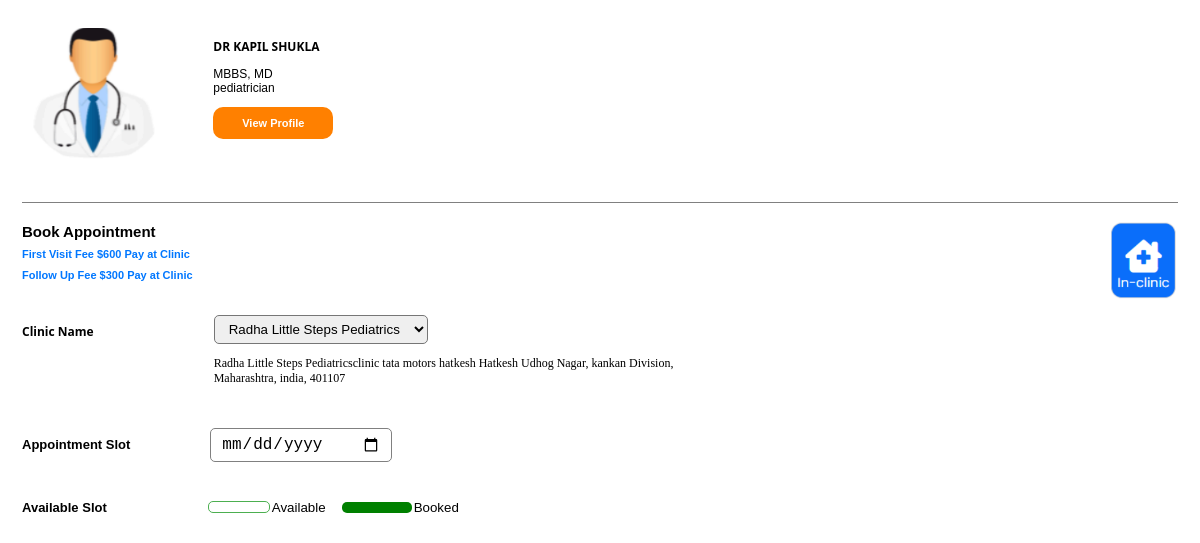
The page / on the database its author committed.
### tables this page shows
CREATE TABLE `doctors` (
  `doctor_id` int(11) NOT NULL,
  `name` varchar(100) NOT NULL,
  `image` varchar(100) NOT NULL,
  `description` text NOT NULL
);

CREATE TABLE `fees` (
  `id` int(11) NOT NULL,
  `first_visit_fee` varchar(100) DEFAULT NULL,
  `follow_up_fee` varchar(100) DEFAULT NULL
);

CREATE TABLE `clinics` (
  `id` int(11) NOT NULL,
  `name` varchar(100) DEFAULT NULL,
  `address` varchar(255) DEFAULT NULL
);

### index.php (the view, shortened to what this page needs)
<?php
include 'db.php';
$result_doctors = $pdo->query("SELECT * FROM doctors");
$result_fees = $pdo->query("SELECT * FROM fees");
$selectedClinicId = $_POST['clinic_name'] ?? null;
if (!$selectedClinicId) {
  $row = $pdo->query("SELECT id FROM clinics LIMIT 1")->fetch();
  $selectedClinicId = $row ? $row['id'] : null;
}
$selectedClinicRow = null;
if ($selectedClinicId) {
  $stmt = $pdo->prepare("SELECT * FROM clinics WHERE id = ?");
  $stmt->execute([$selectedClinicId]);
  $selectedClinicRow = $stmt->fetch(PDO::FETCH_ASSOC);
}
?>
<!DOCTYPE html>
<html>
<head>
</head>
<body>
  <?php while ($row = $result_doctors->fetch(PDO::FETCH_ASSOC)): ?>
    <div class="doctor-card">
      <img class='img' src="images/<?= htmlspecialchars($row['image'] ?? 'default.jpg') ?>" alt="<?= htmlspecialchars($row['name'] ?? 'Doctor') ?>">
     <div>
      <h2 class='text'><?= htmlspecialchars($row['name'] ?? 'No Name') ?></h2>
      <p class='text_p'><?= htmlspecialchars($row['description'] ?? 'No Description') ?></p>
      <button class='button'>View Profile</button>
    </div>
    </div>
  <?php endwhile; ?>
  <h1 class='text_h1'>Book Appointment</h1>
  <?php while ($row = $result_fees->fetch(PDO::FETCH_ASSOC)): ?>
    <div class="fee-card">
     <div>
      <h2 class='fee'><?= htmlspecialchars($row['first_visit_fee'] ?? 'No Name') ?></h2>
      <h2 class='fee'><?= htmlspecialchars($row['follow_up_fee'] ?? 'No Description') ?></h2>
    </div>
      <img class='img' src="images/<?= htmlspecialchars('logo.png') ?>" alt="<?= htmlspecialchars('logo') ?>">
    </div>
  <?php endwhile; ?>
  <form method="post">
  <div class='doctor-clinic'>
    <h1 class='text'>Clinic Name</h1>
    <div>
    <select class='select' name="clinic_name" onchange="this.form.submit()">
      <?php
      $result_clinics = $pdo->query("SELECT * FROM clinics");
      $default_clinic_id = null;
      while ($row = $result_clinics->fetch(PDO::FETCH_ASSOC)):
        if (!$default_clinic_id) {
          $default_clinic_id = $row['id'];
        }
        $selectedClinicId = $_POST['clinic_name'] ?? $default_clinic_id;
        $selected = ($selectedClinicId == $row['id']) ? 'selected' : '';
      ?>
        <option value="<?= $row['id'] ?>" <?= $selected ?>>
          <?= htmlspecialchars($row['name']) ?>
        </option>
      <?php endwhile; ?>
    </select>
     <?php if ($selectedClinicRow): ?>
  <p class='select_text'><?= htmlspecialchars($selectedClinicRow['name']) ?><?= htmlspecialchars($selectedClinicRow['address']) ?></p>
<?php endif; ?>
  </div>
  </div>
</form>
<form method="post">
  <div class='doctor-slot'>
    <h1 class='text_card'>Appointment Slot</h1>
    <input type="date" name="date" class="date-select" required>
     </div>
  <br/>
 <?php
$slotBookedConfirmed = false;
?>
  <div class='doctor-slots'>
    <h1 class='text_card'>Available Slot</h1>
    <div>
    <button class='button_slot' type="submit"><span class='available'></span> Available</button>
   <button class='button_book' type="button">
      <span class='<?= $slotBookedConfirmed ? 'booked-gray' : 'booked-green' ?>'></span> Booked
   </button>
    </div>
  </div>
  </form>
</body>
</html>

### index.php (style rules this page uses)
@media (min-width: 378px) { .doctor-card { display:inline-flex; gap: 10px; } }
@media (min-width: 378px) { .doctor-slot { display:inline-flex; gap: 10px; flex-wrap: nowrap; margin-top: 20px; align-items:center; } }
@media (min-width: 378px) { .doctor-slots { display:inline-flex; gap: 10px; flex-wrap: nowrap; margin-top: 20px; align-items:center; } }
@media (min-width: 378px) { .doctor-clinic { display:inline-flex; gap: 20px; flex-wrap: nowrap; } }
@media (min-width: 378px) { .fee-card { display:flex; flex-direction: row; margin-top: -25px; justify-content:space-between; align-items:center; } }
@media (min-width: 378px) { select { border-radius: 5px; padding: 5px 10px; } }
@media (min-width: 378px) { .select_text { color: black; font-size:12px; width: 500px; } }
@media (min-width: 378px) { .doctor-card .img { width: 50%; height: 150px; object-fit: cover; border-radius: 10px 10px 0 0; } }
@media (min-width: 378px) { .fee-card .img { width: 70px; height: 100px; object-fit: cover; border-radius: 10px 10px 0 0; } }
@media (min-width: 378px) { .text_h1 { font-size: 15px; margin-top: 15px; font-family: sans-serif; } }
@media (min-width: 378px) { .text { font-size: 12px; font-family: 'Segoe UI', Tahoma, Geneva, Verdana, sans-serif; } }
@media (min-width: 378px) { .text_p { font-size: 12px; font-family: sans-serif; } }
@media (min-width: 378px) { .button { background-color: rgb(255, 128, 0); color: white; font-weight: bold; font-size: 11px; width: 120px; padding: 10px; border: none; border-radius: 10px; } }
@media (min-width: 378px) { .date-select { padding: 6px 10px; font-size: 16px; border-radius: 5px; border: 1px solid gray; width: 160px; } }
@media (min-width: 768px) { .doctor-card { display:inline-flex; gap: 40px; flex-wrap: nowrap; } }
@media (min-width: 768px) { .doctor-slot { display:inline-flex; gap: 80px; flex-wrap: nowrap; margin-top: 30px; } }
@media (min-width: 768px) { .doctor-slots { display:inline-flex; gap: 95px; flex-wrap: nowrap; margin-top: 30px; } }
@media (min-width: 768px) { .doctor-clinic { display:inline-flex; gap: 120px; flex-wrap: nowrap; } }
@media (min-width: 768px) { .fee-card { display:flex; flex-wrap: wrap; flex-direction: row; justify-content: space-between; align-items: center; margin-top: -35px; } }
@media (min-width: 768px) { select { border-radius: 5px; padding: 5px 10px; } }
@media (min-width: 768px) { .select_text { color: black; font-size:12px; line-height: 15px; } }
@media (min-width: 768px) { .doctor-card .img { width: 50%; height: 150px; object-fit: cover; border-radius: 10px 10px 0 0; } }
@media (min-width: 768px) { .fee-card .img { width: 70px; height: 100px; object-fit: cover; border-radius: 10px 10px 0 0; } }
@media (min-width: 768px) { .text_h1 { font-size: 15px; margin-top: 15px; font-family: sans-serif; } }
@media (min-width: 768px) { .text { font-size: 12px; font-family: 'Segoe UI', Tahoma, Geneva, Verdana, sans-serif; } }
@media (min-width: 768px) { .text_p { font-size: 12px; font-family: sans-serif; } }
@media (min-width: 768px) { .button { background-color: rgb(255, 128, 0); color: white; font-weight: bold; font-size: 11px; width: 120px; padding: 10px; border: none; border-radius: 10px; } }
@media (min-width: 768px) { .date-select { padding: 6px 10px; font-size: 16px; border-radius: 5px; border: 1px solid gray; width: 160px; } }
body { padding: 20px 14px; overflow: hidden; }
.fee { font-size: 11px; color: rgb(0, 119, 255); font-family: sans-serif; }
.text_card { font-size: 13px; color: black; font-family: sans-serif; }
.button_slot { background-color: transparent; border:none; display: inline-flex; gap: 2px; align-items: center; }
.available { padding: 5px 30px; border: 1px solid #4CAF50; cursor: pointer; border-radius: 5px; }
.button_book { background-color: transparent; border:none; display: inline-flex; gap: 2px; align-items: center; }
.booked-green { display: inline-block; width: 70px; height: 11px; background-color: green; border-radius: 5px; }

### rows shown on the page
doctors: image (picture), name "DR KAPIL SHUKLA", description "MBBS, MD pediatrician"
fees: first_visit_fee "First Visit Fee $600 Pay at Clinic", follow_up_fee "Follow Up Fee $300 Pay at Clinic"
clinics: name "Radha Little Steps Pediatrics", address "clinic tata motors hatkesh Hatkesh Udhog Nagar, kankan Division, Maharashtra, india, 401107"

### other values the page prints
form field clinic_name "Radha Little Steps Pediatrics"
